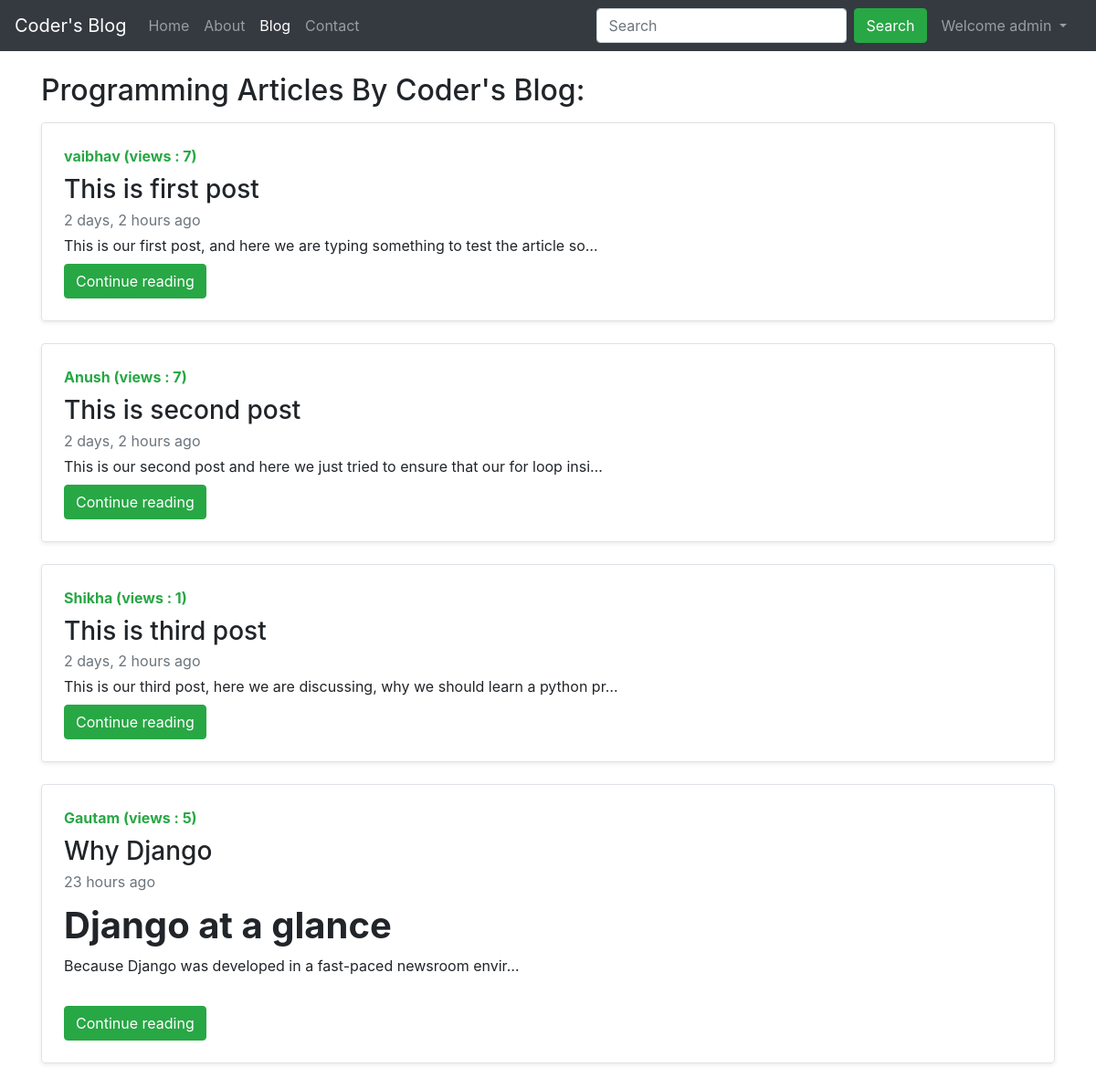
Page /blog/ (signed in) on the committed database.
### blog/models.py (models this page shows, shortened)
class Post(models.Model):
    sno = models.AutoField(primary_key=True)
    title = models.CharField(max_length=255)
    content = models.TextField()
    author = models.CharField(max_length=50)
    slug = models.CharField(max_length=50)
    views = models.IntegerField(default=0)
    timeStamp = models.DateTimeField(blank=True)

### blog/views.py (the view)
# urls.py: path('', views.blogHome, name='blogHome'),
def blogHome(request):
    allPosts = Post.objects.all()
    return render(request, 'blog/blogHome.html', {'allPosts': allPosts})

### templates/blog/blogHome.html (shortened to what this page needs)
{% extends 'base.html' %}
{% block blogactive %} active {% endblock blogactive %}
{% load humanize %}
{% block body %}
    <section class="pt-4 pb-4">
        <div class="container">
            <h2 class="mb-3">Programming Articles By Coder's Blog: </h2>
            {% for post in allPosts %}
                <div class="row no-gutters border rounded overflow-hidden flex-md-row mb-4 shadow-sm h-md-250 position-relative">
                    <div class="col p-4 d-flex flex-column position-static">
                        <strong class="d-inline-block mb-2 text-success">{{post.author}} (views : {{post.views}})</strong>
                        <h3 class="mb-1">{{post.title}}</h3>
                        <div class="mb-1 text-muted">{{post.timeStamp | naturaltime}}</div>
                        <p class="card-text mb-2">{{post.content|safe|truncatechars_html:80}}</p>
                        <div>
                            <a href="/blog/{{post.slug}}" role="button" class="btn btn-success">Continue reading</a>
                        </div>
                    </div>
                </div>
            {% endfor %}
        </div>
    </section>
{% endblock body %}

### templates/base.html (shortened to what this page needs)
<!doctype html>
<html lang="en">
  <head>
    <link rel="stylesheet" href="https://stackpath.bootstrapcdn.com/bootstrap/4.5.0/css/bootstrap.min.css">
    <link rel="stylesheet" href="https://stackpath.bootstrapcdn.com/font-awesome/4.7.0/css/font-awesome.min.css">
  </head>
  <body>
      <nav class="navbar navbar-expand-lg navbar-dark bg-dark">
        <a class="navbar-brand" href="/">Coder's Blog</a>
        <div class="collapse navbar-collapse" id="navbarSupportedContent">
          <ul class="navbar-nav mr-auto">
            <li class="nav-item {% block homeactive %} {% endblock homeactive %}">
              <a class="nav-link" href="/">Home <span class="sr-only">(current)</span></a>
            </li>
            <li class="nav-item {% block aboutactive %} {% endblock aboutactive %}">
              <a class="nav-link" href="/about">About</a>
            </li>
            <li class="nav-item {% block blogactive %} {% endblock blogactive %}">
              <a class="nav-link" href="/blog">Blog</a>
            </li>
            <li class="nav-item {% block contactactive %} {% endblock contactactive %}">
              <a class="nav-link" href="/contact">Contact</a>
            </li>
          </ul>
          <form class="form-inline my-2 my-lg-0 mr-2" method="GET" action="/search" id="search_form">
            <input class="form-control mr-sm-2" type="search" placeholder="Search" name="search" id="search" aria-label="Search">
            <input class="btn btn-success my-2 my-sm-0" type="submit" value="Search" id="submit">
          </form>
          {% if user.is_authenticated %}
            <ul class="navbar-nav mr-2">
              <li class="nav-item dropdown">
                <a href="#" class="nav-link dropdown-toggle" id="navbarDropdown" role="button" data-toggle="dropdown" aria-haspopup="true" aria-expanded="false">
                Welcome {{request.user}}
                </a>
              </li>
            </ul>
          {% else %}
            <button type="button" class="btn btn-success mr-1" data-toggle="modal" data-target="#signup">SignUp</button>
            <button type="button" class="btn btn-success" data-toggle="modal" data-target="#login">Login</button>
          {% endif %}
        </div>
      </nav>
    {% block body %}  {% endblock body %}
  </body>
</html>

### rows in the picture
Post: author "vaibhav", views "7", title "This is first post", timeStamp "2 days, 2 hours ago", content "This is our first post, and here we are typing something to test the article so…"
Post: author "Anush", views "7", title "This is second post", timeStamp "2 days, 2 hours ago", content "This is our second post and here we just tried to ensure that our for loop insi…"
Post: author "Shikha", views "1", title "This is third post", timeStamp "2 days, 2 hours ago", content "This is our third post, here we are discussing, why we should learn a python pr…"
Post: author "Gautam", views "5", title "Why Django", timeStamp "23 hours ago", content "Django at a glance Because Django was developed in a fast-paced newsroom envir…"

### other values in the picture
{{ request.user }} "admin"
